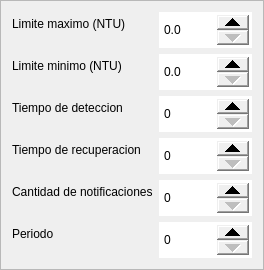
        <widget class="QFrame" name="frame_21">
         <property name="styleSheet">
          <string notr="true">QDoubleSpinBox { 
height: 30;
}

QDoubleSpinBox::up-button { 
width: 32px; 
height: 15;
}
QDoubleSpinBox::down-button { 
width: 32px; 
height: 15;

}</string>
         </property>
         <property name="frameShape">
          <enum>QFrame::StyledPanel</enum>
         </property>
         <property name="frameShadow">
          <enum>QFrame::Raised</enum>
         </property>
         <layout class="QFormLayout" name="formLayout_28">
          <item row="0" column="0">
           <widget class="QLabel" name="label_172">
            <property name="text">
             <string>Limite maximo (NTU)</string>
            </property>
           </widget>
          </item>
          <item row="0" column="1">
           <widget class="QDoubleSpinBox" name="control_10EA">
            <property name="accelerated">
             <bool>true</bool>
            </property>
            <property name="prefix">
             <string/>
            </property>
            <property name="suffix">
             <string/>
            </property>
            <property name="decimals">
             <number>1</number>
            </property>
            <property name="minimum">
             <double>0.000000000000000</double>
            </property>
            <property name="maximum">
             <double>9999999999.000000000000000</double>
            </property>
            <property name="singleStep">
             <double>0.100000000000000</double>
            </property>
           </widget>
          </item>
          <item row="1" column="0">
           <widget class="QLabel" name="label_173">
            <property name="text">
             <string>Limite minimo (NTU)</string>
            </property>
           </widget>
          </item>
          <item row="1" column="1">
           <widget class="QDoubleSpinBox" name="control_10EB">
            <property name="accelerated">
             <bool>true</bool>
            </property>
            <property name="prefix">
             <string/>
            </property>
            <property name="suffix">
             <string/>
            </property>
            <property name="decimals">
             <number>1</number>
            </property>
            <property name="minimum">
             <double>0.000000000000000</double>
            </property>
            <property name="maximum">
             <double>9999999999.000000000000000</double>
            </property>
            <property name="singleStep">
             <double>0.100000000000000</double>
            </property>
           </widget>
          </item>
          <item row="3" column="0">
           <widget class="QLabel" name="label_180">
            <property name="text">
             <string>Tiempo de deteccion</string>
            </property>
           </widget>
          </item>
          <item row="3" column="1">
           <widget class="QDoubleSpinBox" name="control_10EC">
            <property name="accelerated">
             <bool>true</bool>
            </property>
            <property name="prefix">
             <string/>
            </property>
            <property name="suffix">
             <string/>
            </property>
            <property name="decimals">
             <number>0</number>
            </property>
            <property name="minimum">
             <double>0.000000000000000</double>
            </property>
            <property name="maximum">
             <double>9999999999.000000000000000</double>
            </property>
            <property name="singleStep">
             <double>1.000000000000000</double>
            </property>
           </widget>
          </item>
          <item row="4" column="0">
           <widget class="QLabel" name="label_181">
            <property name="text">
             <string>Tiempo de recuperacion</string>
            </property>
           </widget>
          </item>
          <item row="4" column="1">
           <widget class="QDoubleSpinBox" name="control_10ED">
            <property name="accelerated">
             <bool>true</bool>
            </property>
            <property name="prefix">
             <string/>
            </property>
            <property name="suffix">
             <string/>
            </property>
            <property name="decimals">
             <number>0</number>
            </property>
            <property name="minimum">
             <double>0.000000000000000</double>
            </property>
            <property name="maximum">
             <double>9999999999.000000000000000</double>
            </property>
            <property name="singleStep">
             <double>1.000000000000000</double>
            </property>
           </widget>
          </item>
          <item row="5" column="0">
           <widget class="QLabel" name="label_182">
            <property name="text">
             <string>Cantidad de notificaciones</string>
            </property>
           </widget>
          </item>
          <item row="5" column="1">
           <widget class="QDoubleSpinBox" name="control_10EE">
            <property name="accelerated">
             <bool>true</bool>
            </property>
            <property name="prefix">
             <string/>
            </property>
            <property name="suffix">
             <string/>
            </property>
            <property name="decimals">
             <number>0</number>
            </property>
            <property name="minimum">
             <double>0.000000000000000</double>
            </property>
            <property name="maximum">
             <double>9999999999.000000000000000</double>
            </property>
           </widget>
          </item>
          <item row="6" column="0">
           <widget class="QLabel" name="label_183">
            <property name="text">
             <string>Periodo</string>
            </property>
           </widget>
          </item>
          <item row="6" column="1">
           <widget class="QDoubleSpinBox" name="control_10EF">
            <property name="accelerated">
             <bool>true</bool>
            </property>
            <property name="prefix">
             <string/>
            </property>
            <property name="suffix">
             <string/>
            </property>
            <property name="decimals">
             <number>0</number>
            </property>
            <property name="minimum">
             <double>0.000000000000000</double>
            </property>
            <property name="maximum">
             <double>9999999999.000000000000000</double>
            </property>
           </widget>
          </item>
         </layout>
        </widget>
